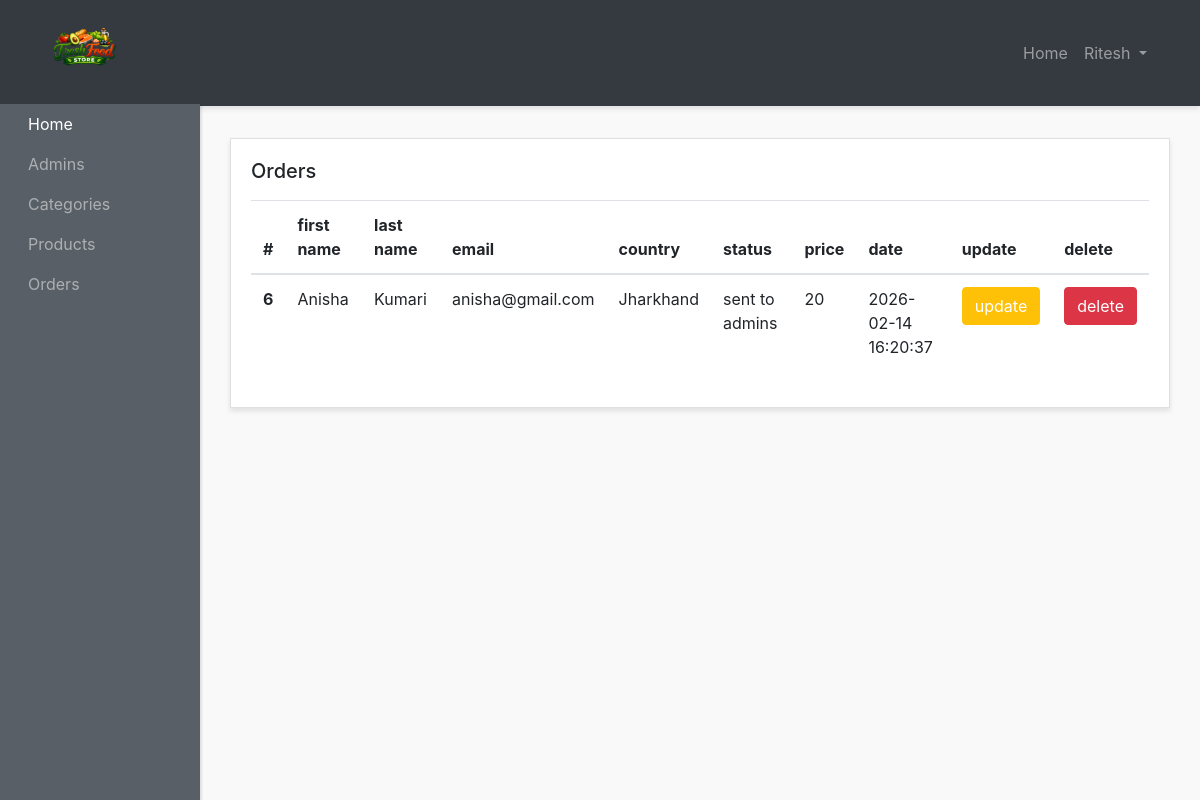
/admin-panel/orders-admins/show-orders.php (signed in), run on the app's committed database.
### tables this page shows
CREATE TABLE `orders` (
  `id` int(3) NOT NULL,
  `name` varchar(200) NOT NULL,
  `lname` varchar(200) NOT NULL,
  `company_name` varchar(200) NOT NULL,
  `address` varchar(200) NOT NULL,
  `city` varchar(200) NOT NULL,
  `country` varchar(200) NOT NULL,
  `zip_code` int(20) NOT NULL,
  `email` varchar(200) NOT NULL,
  `phone_number` int(20) NOT NULL,
  `order_notes` text NOT NULL,
  `status` varchar(200) NOT NULL DEFAULT 'sent to admins',
  `price` int(20) NOT NULL,
  `user_id` int(10) NOT NULL,
  `created_at` timestamp NOT NULL DEFAULT current_timestamp()
);

### admin-panel/orders-admins/show-orders.php (the view, shortened to what this page needs)
<?php require "../layouts/header.php"; ?>
<?php require "../../config/config.php"; ?>
<?php
  $orders = $conn->query("SELECT * FROM orders");
  $orders->execute();
  $allOrders = $orders->fetchAll(PDO::FETCH_OBJ);
?>
    <div class="row mt-5">
        <div class="col">
          <div class="card">
            <div class="card-body">
              <h5 class="card-title mb-4 d-inline">Orders</h5>
              <table class="table mt-3">
                <thead>
                  <tr>
                    <th scope="col">#</th>
                    <th scope="col">first name</th>
                    <th scope="col">last name</th>
                    <th scope="col">email</th>
                    <th scope="col">country</th>
                    <th scope="col">status</th>
                    <th scope="col">price</th>
                    <th scope="col">date</th>
                    <th scope="col">update</th>
                    <th scope="col">delete</th>
                  </tr>
                </thead>
                <tbody>
                  <?php foreach($allOrders as $order) : ?>
                    <tr>
                      <th scope="row"><?php echo $order->id; ?></th>
                      <td><?php echo $order->name; ?></td>
                      <td><?php echo $order->lname; ?></td>
                      <td><?php echo $order->email; ?></td>
                      <td><?php echo $order->country; ?></td>
                      <td><?php echo $order->status; ?></td>
                      <td><?php echo $order->price; ?></td>
                      <td><?php echo $order->created_at; ?></td>
                      <td>
                          <a href="<?php echo ADMINURL; ?>/orders-admins/update-orders.php?id=<?php echo $order->id; ?>" class="btn btn-warning text-white mb-4 text-center">update</a>
                      </td>
                      <td><a href="delete-orders.php?id=<?php echo $order->id; ?>" class="btn btn-danger  text-center ">delete </a></td>
                    </tr>
                  <?php endforeach; ?>
                </tbody>
              </table>
            </div>
          </div>
        </div>
      </div>
 <?php require "../layouts/footer.php"; ?>

### admin-panel/styles/style.css (style rules this page uses)
body { background:#f9f9f9; }
.card { margin-bottom: 15px; border-radius:0; box-shadow: 0 3px 5px rgba(0,0,0,.1); }

### data on the page
orders: id "6", name "Anisha", lname "Kumari", email "anisha@gmail.com", country "Jharkhand", status "sent to admins", price "20", created_at "2026-02-14 16:20:37"

### other printed values
$_SESSION['adminname'] "Ritesh"
